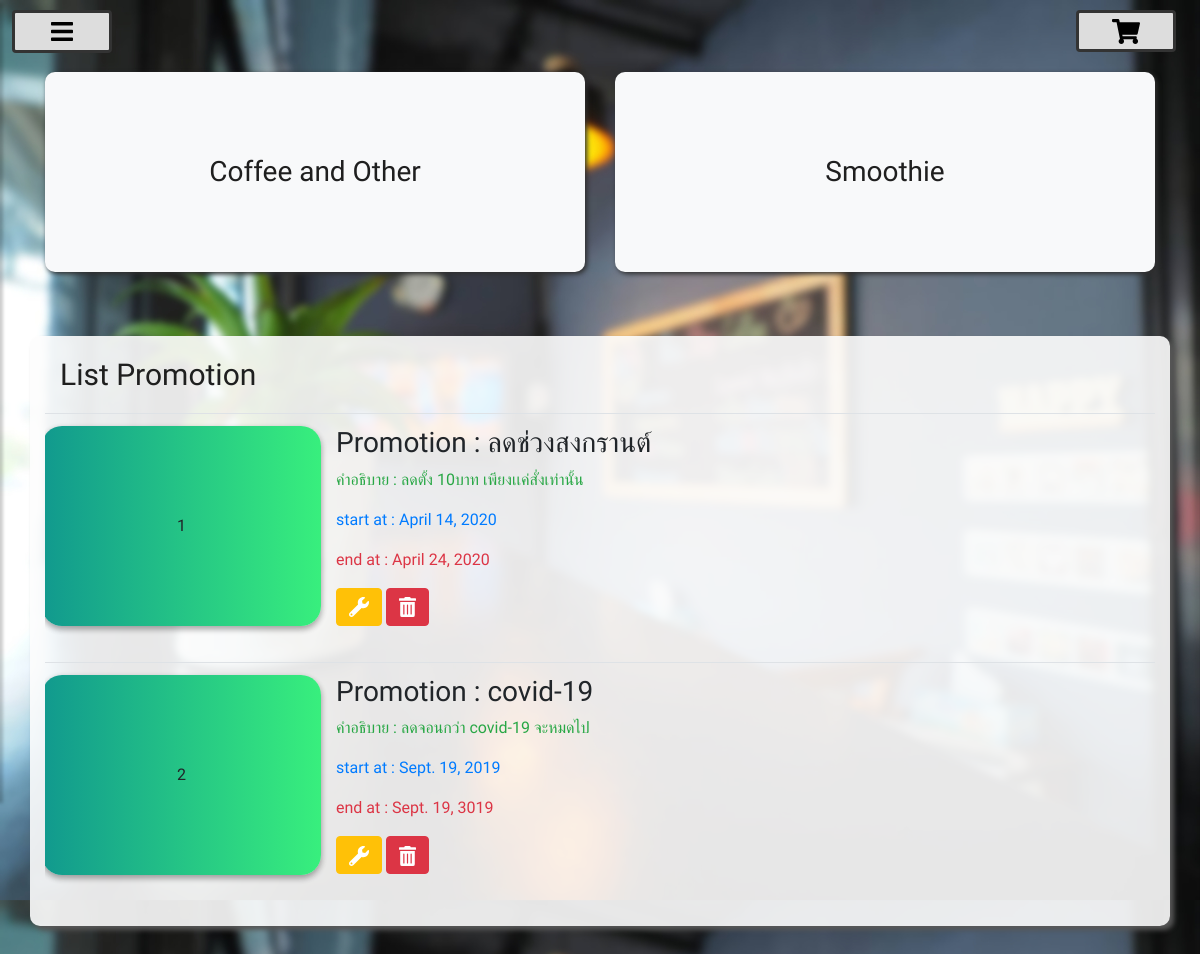
The app's page / (signed in) with its own data.
### product/models.py (models this page shows)
class Promotion(models.Model):
    name = models.CharField(max_length=255, default="")
    s_date = models.DateField()
    e_date = models.DateField()
    promo_desc = models.TextField()
    discount = models.IntegerField(default=0)
    promo_status = models.BooleanField(default=True)

### product/views.py (the view)
# urls.py: path('', views.index, name='index'),
@login_required
def index(request):
    promo = Promotion.objects.all()
    drink_infos = Drink_info.objects.exclude(id=1)
    options = Option.objects.all()
    fruits = Fruit.objects.all()
    context = {
        'drink_infos' : drink_infos,
        'options' : options,
        'fruits' : fruits,
        'Promotion' : promo,
    }
    return render(request, 'product/index.html', context=context)

### product/templates/product/index.html (shortened to what this page needs)
{% extends "base.html" %} {% load static %} {% block content %}
<div class="row">
    <div class="col-lg-6 col-12 cad" style="margin-top: 6vh;">
        <a data-toggle="modal" data-target=".bd-example-modal-xl-coffee">
            <div class="bg-light cardselect">
                    <h3 style="margin-top: 3vh; line-height: 200px;">Coffee and Other</h3>
            </div>
        </a>
    </div>
    <div class="col-lg-6 col-12 beuti cad">
        <a data-toggle="modal" data-target=".bd-example-modal-xl-smoothie">
            <div class="bg-light cardselect">
                    <h3 style="margin-top: 3vh; line-height: 200px;">Smoothie</h3>
            </div>
        </a>
    </div>
    <div class="col-12 list_r">
        <label class="titlelist col-lg-8" style="margin-top: 2vh;">List Promotion</label>
        <div class="alltable">
            <div class="listbody">
                <table class="table tablebo tablepro">
                    {% for di in Promotion%}
                    <tr><td><div class="row ">
                        <div class="titlepromo col-3">{{ forloop.counter }}</div>
                                <div class="col-8">
                                    <h3>Promotion : {{di.name}}</h3>
                                    <p class="text-success">คำอธิบาย : {{di.promo_desc}}</p>
                                    <p class="text-primary">start at : {{di.s_date}}</p>
                                    <p class="text-danger">end at : {{di.e_date}}</p>
                                    {% if request.user.id == 1%}
                                    <p>
                                    <a href="{% url 'edit_promotion' di.id %}" class="btn btn-warning text-white">
                                        <img style="height:20px; filter: invert(1);" src="{% static 'wrench-solid.svg' %}">
                                    </a>
                                    <a href="{% url 'delete_promotion' di.id %}" class="btn btn-danger text-white">
                                        <img style="height:20px; filter: invert(1);" src="{% static 'trash-alt-solid.svg' %}">
                                    </a>
                                    </p>
                                    {% endif%}
                                </div>
                        </div>
                        </td>
                    </tr>
                    {% endfor %}
                </table>
            </div>
        </div>
    </div>
</div>
<div class="col-xl-3 col-md-8 col-12 order" id="order">
    <button class="btn btnsideorder" onclick='openorder();'>
        <img style="height: 25px;" src="{% static 'shopping-cart-solid.svg' %}">
    </button>
</div>
</div>
{% endblock content %}

### static/css/style3.css (style rules this page uses)
body { font-family: 'Poppins', sans-serif; background: #fafafa; }
p { color: rgb(46, 46, 46); }
a, a:hover, a:focus { color: black; text-decoration: none; transition: all 0.3s; }

### product/templates/product/index.html (style rules this page uses)
.tablepro th ,.tablepro td { width: 30%; }
.tablepro th:first-child ,.tablepro td:first-child { width: 10%; }
.btnsideorder { position: fixed; right: 2%; top: 1%; width: 100px; background-color: #ddd; border: 3px solid #333; transition: 0.2s ease; height: 42px; }
.titlelist { font-size: 30px; }
.cardselect { box-shadow: 2px 2px 5px 0px rgba(46, 46, 46, 1); transition: 0.2s ease; text-align: center; vertical-align: middle; height: 200px; border-radius: 10px; }
.beuti { margin-top: 6vh; }
.titlepromo { width: 100px; height: 200px; text-align: center; line-height: 200px; border-radius: 20px; background: linear-gradient(to right, #11998e, #38ef7d); box-shadow: 0 3px 6px rgba(0,0,0,0.16), 0 3px 6px rgba(0,0,0,0.23); transition: 0.15s ease; }
.listbody { overflow-y: scroll; overflow-x: hidden; }
.list_r { background-color: rgba(253, 253, 253, 0.9); border-radius: 10px; box-shadow: 4px 4px 5px 0px rgba(87, 87, 87, 1); margin-bottom: 5vh; margin-top: 8vh; top: 2vw; opacity: 0; }
p { color: black !important; }
.order { position: fixed; height: 100%; right: -100%; top: 0px; width: 100%; background-color: #ddd; box-shadow: -8px 0px 9px 0px rgba(0, 0, 0, 0.2); overflow-x: hidden; z-index: 1000; }
table { border-collapse: separate; border-spacing: 0 1vh; }
#order { transition: 0.25 ease; }
.cad { top: 2vw; opacity: 0; }

### records on screen
Promotion: name "ลดช่วงสงกรานต์", promo_desc "ลดตั้ง 10บาท เพียงเเค่สั่งเท่านั้น", s_date "April 14, 2020", e_date "April 24, 2020"
Promotion: name "covid-19", promo_desc "ลดจอนกว่า covid-19 จะหมดไป", s_date "Sept. 19, 2019", e_date "Sept. 19, 3019"
